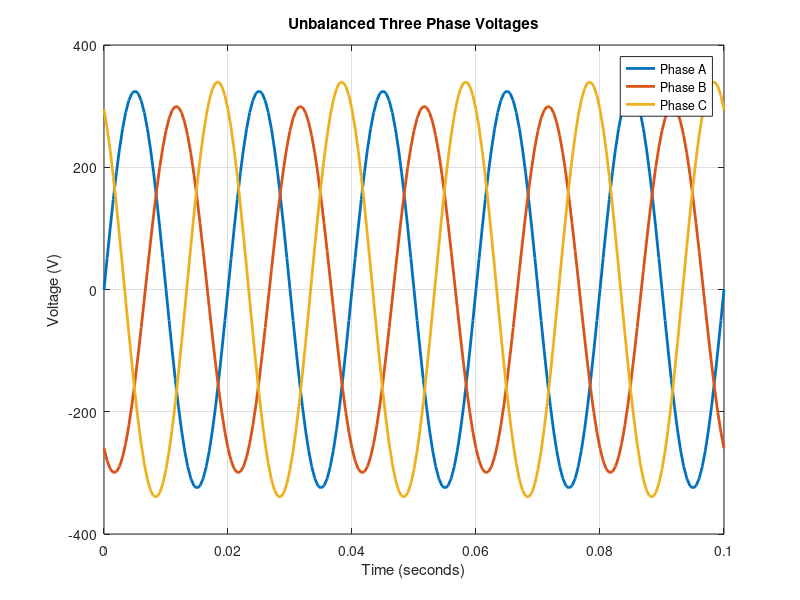

This chart was generated by the following MATLAB code:
clc
clear
% System parameters
f = 50;
fs = 2000;
t = 0:1/fs:0.1;
% Peak voltages (unbalanced)
Va_peak = 325;
Vb_peak = 300;
Vc_peak = 340;
% Phase voltages
Va = Va_peak*sin(2*pi*f*t);
Vb = Vb_peak*sin(2*pi*f*t - 2*pi/3);
Vc = Vc_peak*sin(2*pi*f*t + 2*pi/3);
% Plot waveforms
plot(t,Va,'LineWidth',2)
hold on
plot(t,Vb,'LineWidth',2)
plot(t,Vc,'LineWidth',2)
xlabel('Time (seconds)')
ylabel('Voltage (V)')
title('Unbalanced Three Phase Voltages')
legend('Phase A','Phase B','Phase C')
grid on
% Voltage unbalance calculation
V = [Va_peak Vb_peak Vc_peak];
Vavg = mean(V);
Vmax = max(V);
unbalance = ((Vmax - Vavg)/Vavg)*100;
fprintf('Voltage Unbalance = %.2f %%\n',unbalance);
